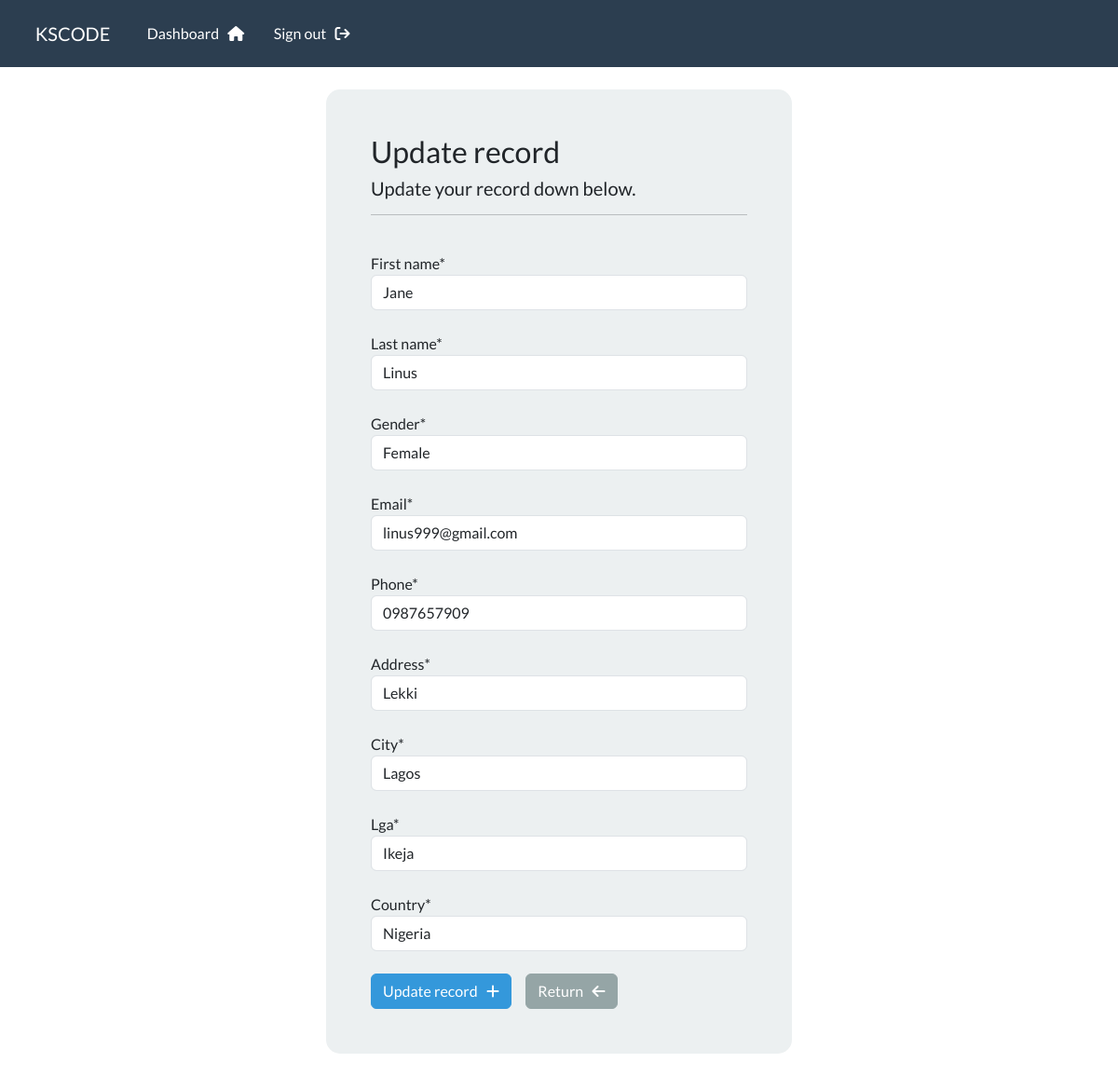
Screenshot of /update_record/2 (signed in) with the database file from the repository.
### crmapp/models.py (models this page shows, shortened)
class Record(models.Model):
    GENDER_CHOICES = (
        ('M', 'Male'),
        ('F', 'Female'),
        ('O', 'Others'),
    )
    creation_date = models.DateTimeField(auto_now_add=True)
    first_name = models.CharField(max_length=50)
    last_name = models.CharField(max_length=50)
    email = models.EmailField(max_length=100)
    phone = models.CharField(max_length=20)
    address = models.CharField(max_length=300)
    city = models.CharField(max_length=255)
    lga = models.CharField(max_length=255)
    country = models.CharField(max_length=125)
    gender = models.CharField(max_length=1, choices=GENDER_CHOICES, default='M')

### crmapp/views.py (the view)
# urls.py: path('update_record/<int:pk>', v.update_record, name='update_record'),
@login_required(login_url='my_login')
def update_record(request, pk):
    record = Record.objects.get(id=pk)
    form = UpdateRecordForm(instance=record)
    if request.method == 'POST':
        form = UpdateRecordForm(request.POST, instance=record)
        if form.is_valid():
            form.save()
            messages.success(request, "Your record was updated!")
            return redirect('dashboard')
    context = {
        'form' : form
    }
    return render(request, 'crmapp/update-record.html', context=context)

### crmapp/forms.py
class UpdateRecordForm(forms.ModelForm):
    class Meta:
        model = Record
        fields = ['first_name', 'last_name', 'email', 'phone', 'address', 'city', 'lga' ,'country', 'gender' ]

### crmapp/templates/crmapp/update-record.html (shortened to what this page needs)
{% extends 'crmapp/base.html' %}
{% load crispy_forms_tags %}
{% block content %}
<div class="container bg-light shadow-md p-5 form-layout">
    <h3> Update record </h3>
    <h5> Update your record down below. </h5>
    <hr>
    <br>
    <form method="post" autocomplete="off">
        {{ form.first_name|as_crispy_field}}
        <br>
        {{ form.last_name|as_crispy_field}}
        <br>
        {{ form.gender|as_crispy_field}}
        <br>
        {{ form.email|as_crispy_field}}
        <br>
        {{ form.phone|as_crispy_field}}
        <br>
        {{ form.address|as_crispy_field}}
        <br>
        {{ form.city|as_crispy_field}}
        <br>
        {{ form.lga|as_crispy_field}}
        <br>
        {{ form.country|as_crispy_field}}
        <br>
        <button type="submit" class="btn btn-info"> Update record &nbsp; <i class="fa fa-plus"> </i></button>
        <a href="{% url 'dashboard' %}" class="btn btn-secondary">
            Return &nbsp; <i class="fa fa-arrow-left"></i>
        </a>
    </form>
</div>
<br>
{% endblock %}

### static/css/style.css (style rules this page uses)
* { padding: 0; margin: 0; box-sizing: border-box; }
body { width: 100%; max-width: 1440px; margin: 0 auto; }
.container { width: 100%; }
.form-layout { border-radius: 15px; width: 500px; }

### rows the page displays
Record: first_name "Jane", last_name "Linus", gender "Female", email "linus999@gmail.com", phone "0987657909", address "Lekki", city "Lagos", lga "Ikeja", country "Nigeria"
